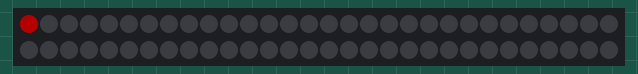
The sketch below on a simulated Arduino Uno, built with avr-gcc and run on an emulated ATmega328P. Parts: 60 RGB LEDs in strip order, left to right, continuing on the next row. Dim RGB values are drawn brighter than linear; the local clock reads 2024-03-15 10:24:30 at power-on unless the sketch sets it.

Above: at 0.6 s.
At 2.4 s:
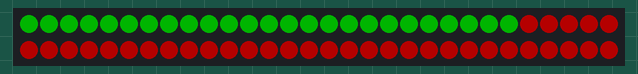
At 4.6 s:
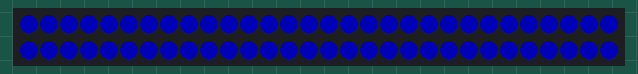
At 5.1 s:
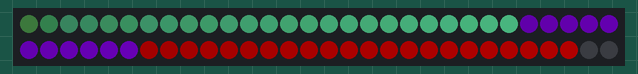
At 21.1 s:
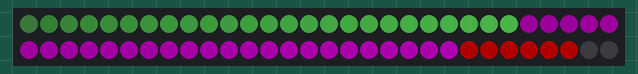
At 38.2 s:
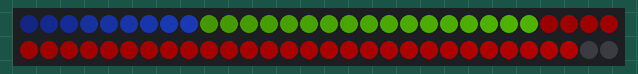

The sketch:

neopixelringclock60.ino
```cpp
/**************************************************************************
 *                                                                       *
     NeoPixel Ring Clock
     by Andy Doro (mail@andydoro.com)
     http://andydoro.com/ringclock/
 *                                                                      *
 **************************************************************************


   Revision History

   Date      By    What
   20140320    AFD   First draft
   20160105    AFD   Faded arcs
   20160916    AFD   Trinket compatible
   20170727    AFD   added STARTPIXEL for 3D enclosure, variable starting point, added automatic DST support
*/

// include the library code:
#include <Wire.h>
#include <RTClib.h>
#include <Adafruit_NeoPixel.h>

// define pins
#define NEOPIN 3

#define BRIGHTNESS 64 // set max brightness

#define STARTPIXEL 0 // where do we start on the loop? use this to shift the arcs if the wiring does not start at the "12" point

// Do you live in a country or territory that observes Daylight Saving Time?
// https://en.wikipedia.org/wiki/Daylight_saving_time_by_country
// Use 1 if you observe DST, 0 if you don't. This is programmed for DST in the US / Canada. If your territory's DST operates differently,
// you'll need to modify the code in the calcTheTime() function to make this work properly.
#define OBSERVE_DST 1

RTC_DS1307 RTC; // Establish clock object
DateTime theTime; // Holds current clock time

Adafruit_NeoPixel strip = Adafruit_NeoPixel(60, NEOPIN, NEO_GRB + NEO_KHZ800); // strip object

byte hourval, minuteval, secondval; // holds the time

byte pixelColorRed, pixelColorGreen, pixelColorBlue; // holds color values

void setup () {
  Wire.begin();  // Begin I2C
  RTC.begin();   // begin clock

  //Serial.begin(9600);
  // set pinmodes
  pinMode(NEOPIN, OUTPUT);


  if (! RTC.isrunning()) {
    //Serial.println("RTC is NOT running!");
    // following line sets the RTC to the date & time this sketch was compiled
    RTC.adjust(DateTime(__DATE__, __TIME__));
    theTime = RTC.now();
    // DST? If we're in it, let's subtract an hour from the RTC time to keep our DST calculation correct. This gives us
    // Standard Time which our DST check will add an hour back to if we're in DST.
    if (OBSERVE_DST == 1) {
      if (checkDst() == true) { // check whether we're in DST right now. If we are, subtract an hour.
        theTime = theTime.unixtime() - 3600;
      }
    }
    RTC.adjust(theTime);
  }

  strip.begin();
  //strip.show(); // Initialize all pixels to 'off'

  strip.setBrightness(BRIGHTNESS); // set brightness

  // startup sequence
  delay(500);
  colorWipe(strip.Color(255, 0, 0), 20); // Red
  colorWipe(strip.Color(0, 255, 0), 20); // Green
  colorWipe(strip.Color(0, 0, 255), 20); // Blue
  delay(500);

}

void loop () {


  char* colon = ":"; // static characters save a bit
  char* slash = "/"; // of memory

  // get time
  //Clock = RTC.now(); // get the RTC time
  theTime = calculateTime(); // takes into account DST

  secondval = theTime.second();  // get seconds
  minuteval = theTime.minute();  // get minutes
  hourval = theTime.hour();   // get hours
  //if (hourval > 11) hourval -= 12;
  hourval = hourval % 12; // This clock is 12 hour, if 13-23, convert to 0-11`

  hourval = (hourval * 60 + minuteval) / 12; //each red dot represent 24 minutes.

  // arc mode
  for (uint8_t i = 0; i < strip.numPixels(); i++) {

    if (i <= secondval) {
      // calculates a faded arc from low to maximum brightness
      pixelColorBlue = (i + 1) * (255 / (secondval + 1));
      //pixelColorBlue = 255;
    }
    else {
      pixelColorBlue = 0;
    }

    if (i <= minuteval) {
      pixelColorGreen = (i + 1) * (255 / (minuteval + 1));
      //pixelColorGreen = 255;
    }
    else {
      pixelColorGreen = 0;
    }

    if (i <= hourval) {
      pixelColorRed = (i + 1) * (255 / (hourval + 1));
      //pixelColorRed = 255;
    }
    else {
      pixelColorRed = 0;
    }

    strip.setPixelColor((i + STARTPIXEL) % 60, strip.Color(pixelColorRed, pixelColorGreen, pixelColorBlue));
  }

  /*
    // for serial debugging
    Serial.print(hourval, DEC);
    Serial.print(':');
    Serial.print(minuteval, DEC);
    Serial.print(':');
    Serial.println(secondval, DEC);
  */

  //display
  strip.show();

  // wait
  delay(100);

}


// Fill the dots one after the other with a color
void colorWipe(uint32_t c, uint8_t wait) {
  for (uint16_t i = 0; i < strip.numPixels(); i++) {
    //strip.setPixelColor(i, c);
    strip.setPixelColor((i + STARTPIXEL) % 60, c);
    strip.show();
    delay(wait);
  }
}
```

calculateTime.ino
```cpp
/*
    Function to figure out if we're in Daylight Saving Time, then adding an hour if we are in DST.
    adapted from nseidle
    https://github.com/nseidle/Daylight_Savings_Time_Example/blob/master/Daylight_Savings_Time_Example.ino

    This algorithm is programmed to observe Daylight Saving Time in the United States, where as of the time of writing  DST is observed
    between the second Sunday in March and the first Sunday in November. The rules for DST vary by country and territory.
    https://en.wikipedia.org/wiki/Daylight_saving_time_by_country

    If you're in a territory which observes DST differently this code will need to be modified. If you're lucky enough to not observe DST
    then much of this code can be commented out!

    This method doesn't check whether its 2am or not when the time change officially occurs. This could be more accurate at the expense of being more complicated.

*/

DateTime calculateTime() {

  DateTime RTCTime = RTC.now();

  if (OBSERVE_DST == 1) {
    if (checkDst() == true) {
      RTCTime = RTCTime.unixtime() + 3600;  // add 1 hour or 3600 seconds to the time
    }
  }

  /*
    Serial.print(RTCTime.year(), DEC);
    Serial.print('/');
    Serial.print(RTCTime.month(), DEC);
    Serial.print('/');
    Serial.print(RTCTime.day(), DEC);
    Serial.print(' ');
    Serial.print(RTCTime.hour(), DEC);
    Serial.print(':');
    Serial.print(RTCTime.minute(), DEC);
    Serial.print(':');
    Serial.print(RTCTime.second(), DEC);
    Serial.println();
  */

  return RTCTime;
}

boolean checkDst() {

  DateTime RTCTime = RTC.now();

  //Get the day of the week. 0 = Sunday, 6 = Saturday
  int previousSunday = RTCTime.day() - RTCTime.dayOfTheWeek();

  boolean dst = false; //Assume we're not in DST
  if (RTCTime.month() > 3 && RTCTime.month() < 11) dst = true; //DST is happening!

  //In March, we are DST if our previous Sunday was on or after the 8th.
  if (RTCTime.month() == 3)
  {
    if (previousSunday >= 8) dst = true;
  }
  //In November we must be before the first Sunday to be dst.
  //That means the previous Sunday must be before the 1st.
  if (RTCTime.month() == 11)
  {
    if (previousSunday <= 0) dst = true;
  }

  return dst;

}
```

Measured:
- what the display in image 2 shows lasts 0.5 s, from 4.6 s to 5.1 s
